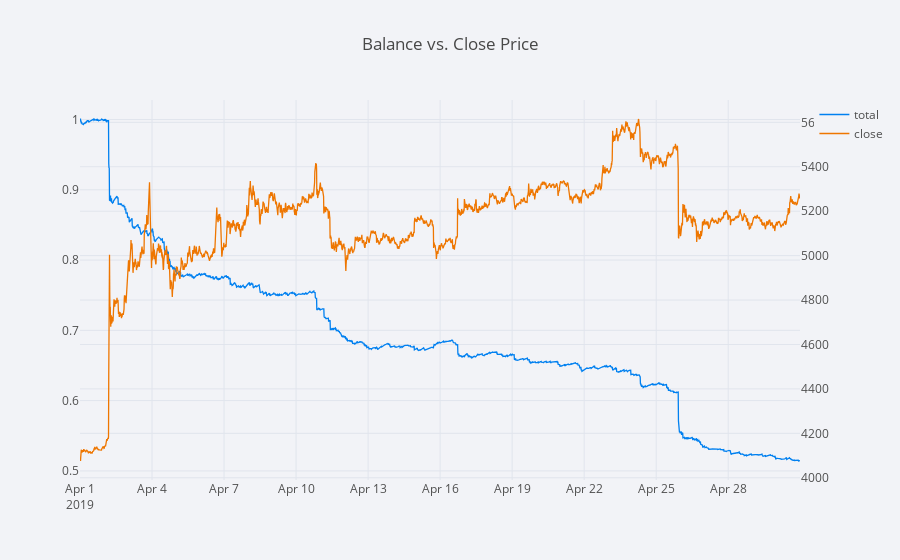

This figure's notebook cell:
### Code cell
# The balance (BTC) in comparison to the price changes in Bitcoin
tmp = balances[["total"]].resample("1T").first()
tmp.fillna(method="ffill", inplace=True)
tmp = tmp.join(ohlcv[["close"]], how="left")

tmp[["total", "close"]].resample("15T").first().iplot(y="total", secondary_y="close", title="Balance vs. Close Price")

### Figure 1 — Plotly figure (JSON) as saved in the notebook; plotly's stock layout.template omitted (floating-point values rounded to 4 significant figures; data arrays with more than 128 entries replaced by an {"elided": "..."} marker saying what was removed)
{"data": [{"line": {"color": "rgba(0, 128, 240, 1.0)", "dash": "solid", "shape": "linear", "width": 1.3}, "mode": "lines", "name": "total", "text": "", "type": "scatter", "uid": "44006e7a-ade7-429e-8081-b08607be39c0", "x": {"elided": "2880 str values"}, "y": {"elided": "2880 float values"}}, {"line": {"color": "rgba(238, 118, 0, 1.0)", "dash": "solid", "shape": "linear", "width": 1.3}, "mode": "lines", "name": "close", "text": "", "type": "scatter", "uid": "a91f0cb4-9835-4846-bcb4-87ff8f656f3d", "x": {"elided": "2880 str values"}, "xaxis": "x", "y": {"elided": "2880 float values"}, "yaxis": "y2"}], "layout": {"legend": {"bgcolor": "#F2F3F7", "font": {"color": "#505050"}}, "paper_bgcolor": "#F2F3F7", "plot_bgcolor": "#F2F3F7", "title": {"font": {"color": "#484848"}, "text": "Balance vs. Close Price"}, "xaxis": {"gridcolor": "#E1E5ED", "showgrid": true, "tickfont": {"color": "#505050"}, "title": {"font": {"color": "#505050"}, "text": ""}, "zerolinecolor": "#E1E5ED"}, "yaxis": {"gridcolor": "#E1E5ED", "showgrid": true, "tickfont": {"color": "#505050"}, "title": {"font": {"color": "#505050"}, "text": ""}, "zerolinecolor": "#E1E5ED"}, "yaxis2": {"anchor": "x", "gridcolor": "#E1E5ED", "overlaying": "y", "showgrid": true, "side": "right", "tickfont": {"color": "#505050"}, "title": {"text": ""}, "zerolinecolor": "#E1E5ED"}}}
